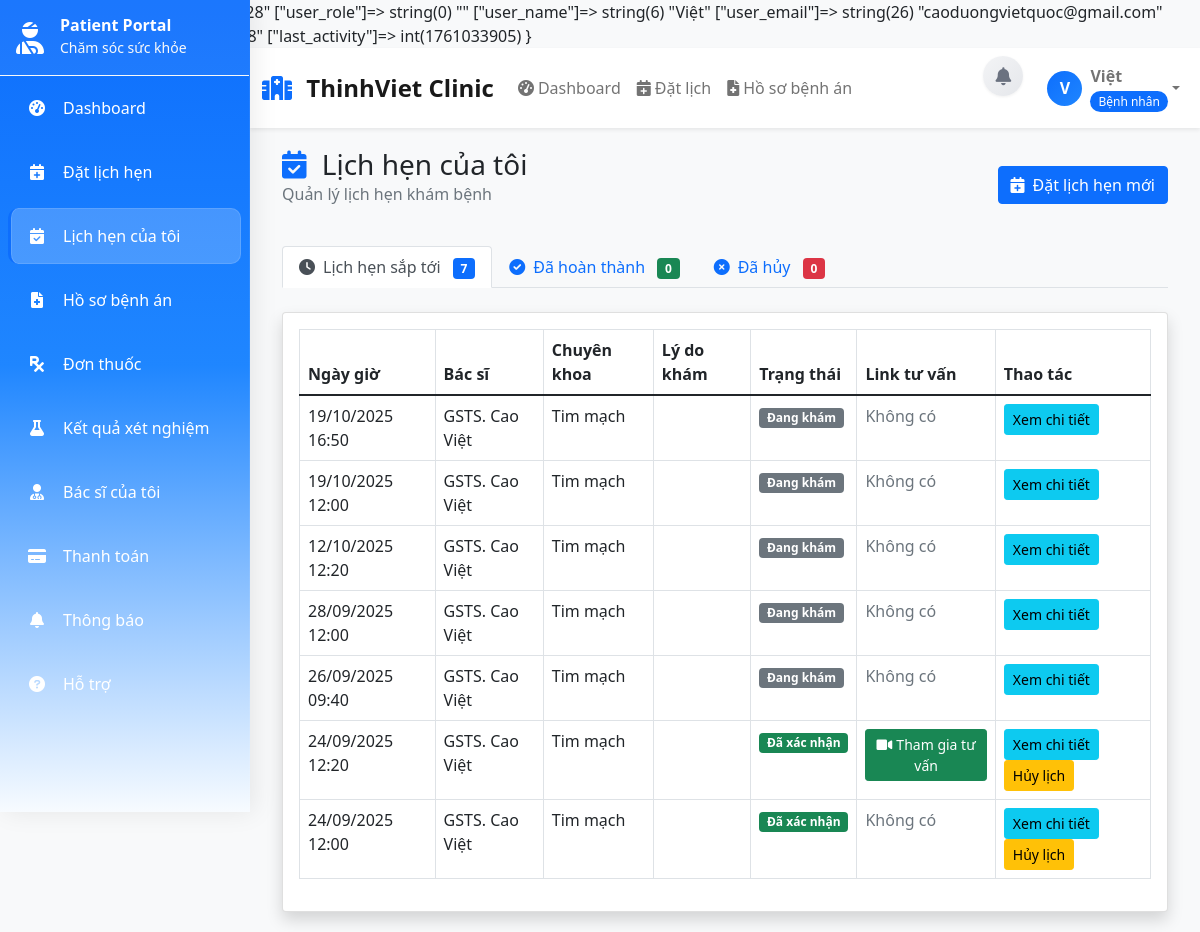
Before: /patient_appointments (signed in) with the older database file.
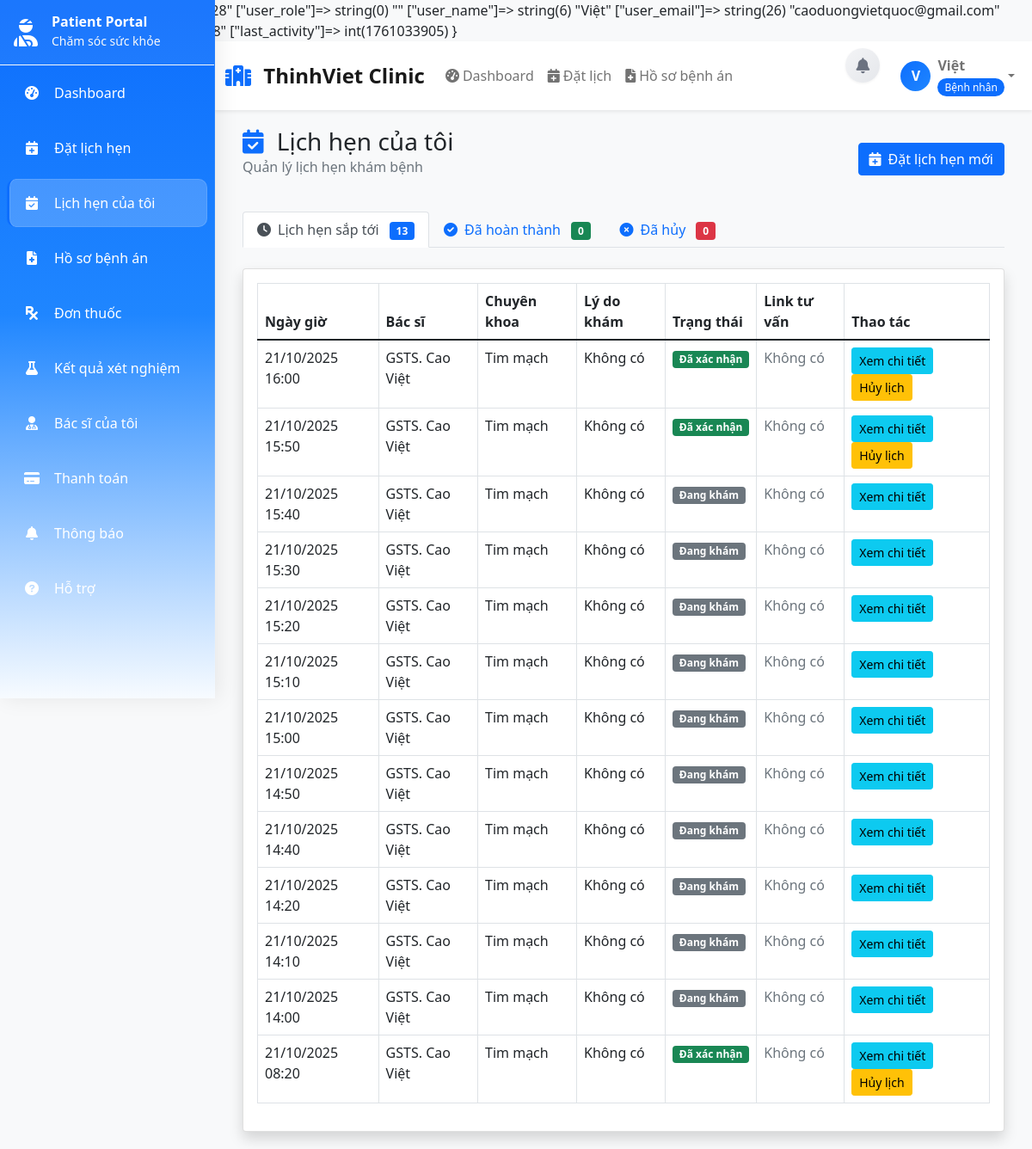
After: the same page with the newer database file.
### tables this page shows
CREATE TABLE `benh_nhan` (
  `id` int(11) NOT NULL,
  `ten` varchar(255) NOT NULL,
  `email` varchar(255) NOT NULL,
  `mat_khau` varchar(255) NOT NULL,
  `so_dien_thoai` varchar(20) DEFAULT NULL,
  `phone_verified` tinyint(1) NOT NULL DEFAULT 0,
  `bao_hiem_y_te` varchar(50) DEFAULT NULL,
  `bao_hiem_y_te_id` int(11) DEFAULT NULL,
  `ngay_sinh` date DEFAULT NULL,
  `gioi_tinh` enum('Nam','Nu','Khac') DEFAULT NULL,
  `dia_chi` text DEFAULT NULL,
  `nhom_mau` enum('A+','A-','B+','B-','AB+','AB-','O+','O-') DEFAULT NULL,
  `ngay_tao` timestamp NOT NULL DEFAULT current_timestamp(),
  `ngay_cap_nhat` timestamp NOT NULL DEFAULT current_timestamp() ON UPDATE current_timestamp(),
  `ma_benh_nhan` varchar(20) DEFAULT NULL
);

CREATE TABLE `lich_hen` (
  `id` int(11) NOT NULL,
  `benh_nhan_id` int(11) NOT NULL,
  `bac_si_id` int(11) NOT NULL,
  `ngay_hen` date NOT NULL,
  `gio_hen` time NOT NULL,
  `ly_do` text DEFAULT NULL,
  `loai_lich` enum('Tư vấn','Trực tiếp','Tại nhà','Tại viện') NOT NULL DEFAULT 'Trực tiếp',
  `dia_chi_kham` varchar(255) DEFAULT NULL,
  `link_tu_van` varchar(255) DEFAULT NULL,
  `trang_thai` enum('Chờ xác nhận','Đã xác nhận','Đang khám','Hoàn thành','Đã khám xong','hủy') DEFAULT 'Chờ xác nhận',
  `ghi_chu` text DEFAULT NULL,
  `ngay_tao` timestamp NOT NULL DEFAULT current_timestamp(),
  `ngay_cap_nhat` timestamp NOT NULL DEFAULT current_timestamp() ON UPDATE current_timestamp()
);

CREATE TABLE `bac_si` (
  `id` int(11) NOT NULL,
  `ten` varchar(255) NOT NULL,
  `email` varchar(255) NOT NULL,
  `mat_khau` varchar(255) NOT NULL,
  `so_dien_thoai` varchar(20) DEFAULT NULL,
  `chuyen_khoa_id` int(11) DEFAULT NULL,
  `chuyen_khoa` varchar(100) DEFAULT NULL,
  `so_giay_phep` varchar(50) DEFAULT NULL,
  `so_nam_kinh_nghiem` int(11) DEFAULT 0,
  `ngay_tao` timestamp NOT NULL DEFAULT current_timestamp(),
  `ngay_cap_nhat` timestamp NOT NULL DEFAULT current_timestamp() ON UPDATE current_timestamp(),
  `hinh_anh` varchar(255) DEFAULT NULL
);

### Controllers/AppointmentController.php (called while the page is built, shortened)
<?php
require_once 'Models/Appointment.php';
require_once 'Models/Patient.php';
require_once 'Controllers/AuthController.php';
class AppointmentController
{
    private $appointmentModel;
    private $auth;
    public function __construct()
    {
        $this->appointmentModel = new Appointment();
        $this->auth = new AuthController();
    }
    public function patientAppointments()
    {
        $this->auth->requireAuth('patient');
        $patientId = $_SESSION['user_id'];
        $allAppointments = $this->appointmentModel->getByPatientId($patientId) ?: [];
        $upcomingAppointments = [];
        foreach ($allAppointments as $appointment) {
            switch ($appointment['trang_thai']) {
                case 'Chờ xác nhận':
                case 'Đã xác nhận':
                    $upcomingAppointments[] = $appointment;
                    break;
                default:
                    $upcomingAppointments[] = $appointment;
                    break;
            }
        }
        include 'Views/patient/appointments.php';
    }
}

### config/database.php (called while the page is built, shortened)
<?php
class Database
{
    private $host;
    private $db_name;
    private $username;
    private $password;
    public function __construct()
    {
        $this->host = $_ENV['DB_HOST'] ?? getenv('DB_HOST') ?? 'localhost';
        $this->db_name = $_ENV['DB_NAME'] ?? getenv('DB_NAME') ?? 'clinic-management';
        $this->username = $_ENV['DB_USER'] ?? getenv('DB_USER') ?? 'root';
        $this->password = $_ENV['DB_PASS'] ?? getenv('DB_PASS') ?? '';
    }
    private function loadEnvFile()
    {
        $envFile = __DIR__ . '/../.env';
    }
    public function getConnection()
    {
        $this->conn = null;
        try {
            $this->conn = new PDO("mysql:host=" . $this->host . ";dbname=" . $this->db_name, $this->username, $this->password);
            $this->conn->exec("set names utf8");
            $this->conn->setAttribute(PDO::ATTR_ERRMODE, PDO::ERRMODE_EXCEPTION);
        } catch (PDOException $exception) {
            error_log("Database connection error: " . $exception->getMessage());
            echo "Database connection failed. Please try again later.";
        }
        return $this->conn;
    }
}

### Models/User.php (called while the page is built, shortened)
<?php
require_once 'config/database.php';
class User
{
    protected $conn;
    public function __construct()
    {
        $database = new Database();
        $this->conn = $database->getConnection();
    }
    public function getConnection()
    {
        return $this->conn;
    }
}

### Models/Appointment.php (called while the page is built, shortened)
<?php
require_once 'config/database.php';
require_once 'Models/User.php';
class Appointment extends User
{
    public function getByPatientId($patientId)
    {
        try {
            $sql = "SELECT lh.*, bs.ten AS ten_bac_si, bs.chuyen_khoa, bs.hinh_anh AS avatar_bac_si, bs.so_nam_kinh_nghiem,
                           bn.ten AS ten_benh_nhan, bn.so_dien_thoai, bn.gioi_tinh
                    FROM lich_hen lh
                    JOIN bac_si bs ON lh.bac_si_id = bs.id
                    JOIN benh_nhan bn ON lh.benh_nhan_id = bn.id
                    WHERE bn.id = :patient_id
                    ORDER BY lh.ngay_hen DESC, lh.gio_hen DESC";
            $stmt = $this->getConnection()->prepare($sql);
            $stmt->execute([':patient_id' => $patientId]);
            $result = $stmt->fetchAll(PDO::FETCH_ASSOC);
            return $result;
        } catch (PDOException $e) {
            error_log("Appointment getByPatientId error: " . $e->getMessage());
            return [];
        }
    }
}

### Controllers/AuthController.php (called while the page is built, shortened)
<?php
require_once 'Models/Patient.php';
class AuthController
{
    private function resolveUserByFallback($uid): ?array
    {
        try {
            require_once 'config/database.php';
            $db = new Database();
            $conn = $db->getConnection();
            $stmt = $conn->prepare('SELECT * FROM le_tan WHERE id = :id');
            $stmt->execute([':id' => $uid]);
            $r = $stmt->fetch(PDO::FETCH_ASSOC) ?: null;
        } catch (Exception $e) {
        }
        try {
            $pat = new Patient();
            if (method_exists($pat, 'getById')) {
                $p = $pat->getById($uid);
                if ($p) {
                    return ['role' => 'patient', 'name' => $p['ten'] ?? '', 'email' => $p['email'] ?? ''];
                }
            }
        } catch (Exception $e) {
        }
        return null;
    }
    public function resolveCurrentUserContext(): array
    {
        static $cached;
        if ($cached !== null) return $cached;
        $cached = ['id' => null, 'role' => '', 'name' => '', 'email' => '', 'chuyen_khoa_id' => null];
        $uid = $_SESSION['user_id'] ?? null;
        $cached['id'] = (int)$uid;
        $result = $this->resolveUserByFallback($uid);
        if ($result) {
            $cached = array_merge($cached, $result);
        }
        return $cached;
    }
    private function userHasRole(string $expected): bool
    {
        $ctx = $this->resolveCurrentUserContext();
        return $ctx['role'] === $expected;
    }
    public function requireAuth($role = null)
    {
        if ($role && !$this->userHasRole($role)) {
            header("Location: ./");
            exit();
        }
    }
}

### Models/Patient.php (called while the page is built, shortened)
<?php
require_once 'Models/User.php';
class Patient extends User
{
    public function __construct()
    {
        $this->table_name = "benh_nhan";
    }
    public function getById($id)
    {
        $query = "SELECT id, ten, email, so_dien_thoai, ngay_sinh, gioi_tinh, dia_chi, nhom_mau, mat_khau, ngay_tao, ngay_cap_nhat, bao_hiem_y_te, bao_hiem_y_te_id FROM " . $this->table_name . " WHERE id = :id";
        $stmt = $this->conn->prepare($query);
        $stmt->bindParam(":id", $id);
        $stmt->execute();
        return $stmt->fetch(PDO::FETCH_ASSOC);
    }
}

### Views/layouts/socket_bootstrap.php (called while the page is built, shortened)
<?php
require_once __DIR__ . '/layout_helper.php';
$ctx = function_exists('getCurrentUserContext') ? getCurrentUserContext() : ['id' => null, 'role' => '', 'name' => ''];
?>

### Views/patient/appointments.php (the view, shortened to what the rows shown need)
<?php
$upcomingAppointments = $upcomingAppointments ?? [];
require_once 'Views/layouts/layout_helper.php';
function formatDateTime($date, $time)
{
    $dateTime = $date . ' ' . $time;
    return date('d/m/Y H:i', strtotime($dateTime));
}
function getStatusBadgeClass($status)
{
    switch ($status) {
        case 'Đã xác nhận':
            return 'bg-success';
        default:
            return 'bg-secondary';
    }
}
function getStatusText($status)
{
    switch ($status) {
        case 'Đã xác nhận':
            return 'Đã xác nhận';
        default:
            return $status;
    }
}
?>
<div class="container-fluid">
    <div class="d-flex justify-content-between align-items-center mb-4">
        <div>
            <h1 class="h3 mb-0 text-gray-800">
                <i class="fas fa-calendar-check text-primary me-2"></i>
                Lịch hẹn của tôi
            </h1>
        </div>
    </div>
    <div class="tab-content" id="appointmentTabContent">
        <div class="tab-pane fade show active" id="upcoming" role="tabpanel">
            <div class="card shadow">
                <div class="card-body">
                    <div class="table-responsive">
                        <table class="table table-bordered" width="100%" cellspacing="0">
                            <thead>
                                <tr>
                                    <th>Ngày giờ</th>
                                    <th>Bác sĩ</th>
                                    <th>Chuyên khoa</th>
                                    <th>Lý do khám</th>
                                    <th>Trạng thái</th>
                                    <th>Link tư vấn</th>
                                    <th>Thao tác</th>
                                </tr>
                            </thead>
                            <tbody>
                                <?php if (empty($upcomingAppointments)): ?>
                                <tr>
                                    <td colspan="6" class="text-center text-muted py-4">
                                        <i class="fas fa-calendar-times fa-2x mb-2"></i><br>
                                        Chưa có lịch hẹn sắp tới
                                    </td>
                                </tr>
                                <?php else: ?>
                                <?php foreach ($upcomingAppointments as $appointment): ?>
                                <tr>
                                    <td><?php echo formatDateTime($appointment['ngay_hen'], $appointment['gio_hen']); ?>
                                    </td>
                                    <td><?php echo htmlspecialchars($appointment['ten_bac_si'] ?? 'N/A'); ?></td>
                                    <td><?php echo htmlspecialchars($appointment['chuyen_khoa'] ?? 'N/A'); ?></td>
                                    <td><?php echo htmlspecialchars($appointment['ly_do'] ?? 'Không có'); ?></td>
                                    <td><span
                                            class="badge <?php echo getStatusBadgeClass($appointment['trang_thai']); ?>"><?php echo getStatusText($appointment['trang_thai']); ?></span>
                                    </td>
                                    <td>
                                        <?php if (!empty($appointment['link_tu_van'])): ?>
                                        <a href="<?php echo htmlspecialchars($appointment['link_tu_van']); ?>"
                                            target="_blank" class="btn btn-sm btn-success">
                                            <i class="fas fa-video me-1"></i>Tham gia tư vấn
                                        </a>
                                        <?php else: ?>
                                        <span class="text-muted">Không có</span>
                                        <?php endif; ?>
                                    </td>
                                    <td>
                                        <button class="btn btn-sm btn-info"
                                            onclick="viewAppointmentDetails(<?php echo $appointment['id']; ?>)">Xem chi
                                            tiết</button>
                                        <?php if (in_array($appointment['trang_thai'], ['Chờ xác nhận', 'Đã xác nhận'])): ?>
                                        <button class="btn btn-sm btn-warning"
                                            onclick="cancelAppointment(<?php echo $appointment['id']; ?>)">Hủy
                                            lịch</button>
                                        <?php endif; ?>
                                    </td>
                                </tr>
                                <?php endforeach; ?>
                                <?php endif; ?>
                            </tbody>
                        </table>
                    </div>
                </div>
            </div>
        </div>
    </div>
</div>
<?php
$content = ob_get_clean();
renderLayout($content, 'Lịch hẹn của tôi - Hệ thống Quản lý Bệnh viện');
?>

### Views/layouts/main_layout.php (shortened to what the rows shown need)
<?php
require_once 'Views/layouts/layout_helper.php';
$__ctx = getCurrentUserContext();
$user_role = $__ctx['role'];
$ctx = getCurrentUserContext();
$displayName = htmlspecialchars($ctx['name'] ?: 'Bệnh nhân', ENT_QUOTES, 'UTF-8');
?>
<!DOCTYPE html>
<html lang="vi">
<head>
    <?php include 'Views/layouts/socket_bootstrap.php'; ?>
    <link href="https://cdn.jsdelivr.net/npm/bootstrap@5.1.3/dist/css/bootstrap.min.css" rel="stylesheet">
    <link href="https://cdnjs.cloudflare.com/ajax/libs/font-awesome/6.0.0/css/all.min.css" rel="stylesheet">
</head>
<body>
    <?php
    var_dump($_SESSION);
    ?>
    <nav class="navbar navbar-expand-lg navbar-light bg-white shadow-sm">
        <div class="container-fluid">
            <div class="collapse navbar-collapse" id="navbarNav">
                <div class="navbar-nav">
                    <div class="nav-item dropdown">
                        <a class="nav-link dropdown-toggle d-flex align-items-center" href="#" role="button"
                            data-bs-toggle="dropdown">
                            <div class="user-avatar me-2">
                                <?php echo strtoupper(substr($ctx['name'] ?: 'U', 0, 1)); ?>
                            </div>
                            <div class="user-info">
                                <div>
                                    <div class="fw-bold"><?php echo $displayName; ?></div>
                                    <small class="text-muted">
                                        <?php
                                        $role_text = '';
                                        $role_class = '';
                                        switch ($user_role) {
                                            case 'patient':
                                                $role_text = 'Bệnh nhân';
                                                $role_class = 'role-patient';
                                                break;
                                        }
                                        ?>
                                        <span
                                            class="role-badge <?php echo $role_class; ?>"><?php echo $role_text; ?></span>
                                    </small>
                                </div>
                            </div>
                        </a>
                    </div>
                </div>
            </div>
        </div>
    </nav>
    <div class="main-content">
        <?php echo $content ?? ''; ?>
    </div>
</body>
</html>

Changed rows visible on the page:
removed lich_hen: ngay_hen+gio_hen "19/10/2025 16:50", bac_si.ten "GSTS. Cao Việt", bac_si.chuyen_khoa "Tim mạch", trang_thai "Đang khám", link_tu_van "Không có"
removed lich_hen: ngay_hen+gio_hen "19/10/2025 12:00", bac_si.ten "GSTS. Cao Việt", bac_si.chuyen_khoa "Tim mạch", trang_thai "Đang khám", link_tu_van "Không có"
removed lich_hen: ngay_hen+gio_hen "12/10/2025 12:20", bac_si.ten "GSTS. Cao Việt", bac_si.chuyen_khoa "Tim mạch", trang_thai "Đang khám", link_tu_van "Không có"
removed lich_hen: ngay_hen+gio_hen "28/09/2025 12:00", bac_si.ten "GSTS. Cao Việt", bac_si.chuyen_khoa "Tim mạch", trang_thai "Đang khám", link_tu_van "Không có"
removed lich_hen: ngay_hen+gio_hen "26/09/2025 09:40", bac_si.ten "GSTS. Cao Việt", bac_si.chuyen_khoa "Tim mạch", trang_thai "Đang khám", link_tu_van "Không có"
removed lich_hen: ngay_hen+gio_hen "24/09/2025 12:20", bac_si.ten "GSTS. Cao Việt", bac_si.chuyen_khoa "Tim mạch", trang_thai "Đã xác nhận"
removed lich_hen: ngay_hen+gio_hen "24/09/2025 12:00", bac_si.ten "GSTS. Cao Việt", bac_si.chuyen_khoa "Tim mạch", trang_thai "Đã xác nhận", link_tu_van "Không có"
added lich_hen: ngay_hen+gio_hen "21/10/2025 16:00", bac_si.ten "GSTS. Cao Việt", bac_si.chuyen_khoa "Tim mạch", ly_do "Không có", trang_thai "Đã xác nhận"
added lich_hen: ngay_hen+gio_hen "21/10/2025 15:50", bac_si.ten "GSTS. Cao Việt", bac_si.chuyen_khoa "Tim mạch", ly_do "Không có", trang_thai "Đã xác nhận"
added lich_hen: ngay_hen+gio_hen "21/10/2025 15:40", bac_si.ten "GSTS. Cao Việt", bac_si.chuyen_khoa "Tim mạch", ly_do "Không có", trang_thai "Đang khám"
added lich_hen: ngay_hen+gio_hen "21/10/2025 15:30", bac_si.ten "GSTS. Cao Việt", bac_si.chuyen_khoa "Tim mạch", ly_do "Không có", trang_thai "Đang khám"
added lich_hen: ngay_hen+gio_hen "21/10/2025 15:20", bac_si.ten "GSTS. Cao Việt", bac_si.chuyen_khoa "Tim mạch", ly_do "Không có", trang_thai "Đang khám"
added lich_hen: ngay_hen+gio_hen "21/10/2025 15:10", bac_si.ten "GSTS. Cao Việt", bac_si.chuyen_khoa "Tim mạch", ly_do "Không có", trang_thai "Đang khám"
added lich_hen: ngay_hen+gio_hen "21/10/2025 15:00", bac_si.ten "GSTS. Cao Việt", bac_si.chuyen_khoa "Tim mạch", ly_do "Không có", trang_thai "Đang khám"
added lich_hen: ngay_hen+gio_hen "21/10/2025 14:50", bac_si.ten "GSTS. Cao Việt", bac_si.chuyen_khoa "Tim mạch", ly_do "Không có", trang_thai "Đang khám"
added lich_hen: ngay_hen+gio_hen "21/10/2025 14:40", bac_si.ten "GSTS. Cao Việt", bac_si.chuyen_khoa "Tim mạch", ly_do "Không có", trang_thai "Đang khám"
added lich_hen: ngay_hen+gio_hen "21/10/2025 14:20", bac_si.ten "GSTS. Cao Việt", bac_si.chuyen_khoa "Tim mạch", ly_do "Không có", trang_thai "Đang khám"
added lich_hen: ngay_hen+gio_hen "21/10/2025 14:10", bac_si.ten "GSTS. Cao Việt", bac_si.chuyen_khoa "Tim mạch", ly_do "Không có", trang_thai "Đang khám"
added lich_hen: ngay_hen+gio_hen "21/10/2025 14:00", bac_si.ten "GSTS. Cao Việt", bac_si.chuyen_khoa "Tim mạch", ly_do "Không có", trang_thai "Đang khám"
added lich_hen: ngay_hen+gio_hen "21/10/2025 08:20", bac_si.ten "GSTS. Cao Việt", bac_si.chuyen_khoa "Tim mạch", ly_do "Không có", trang_thai "Đã xác nhận"
Other visible differences:
count($upcomingAppointments): "7" → "13"
